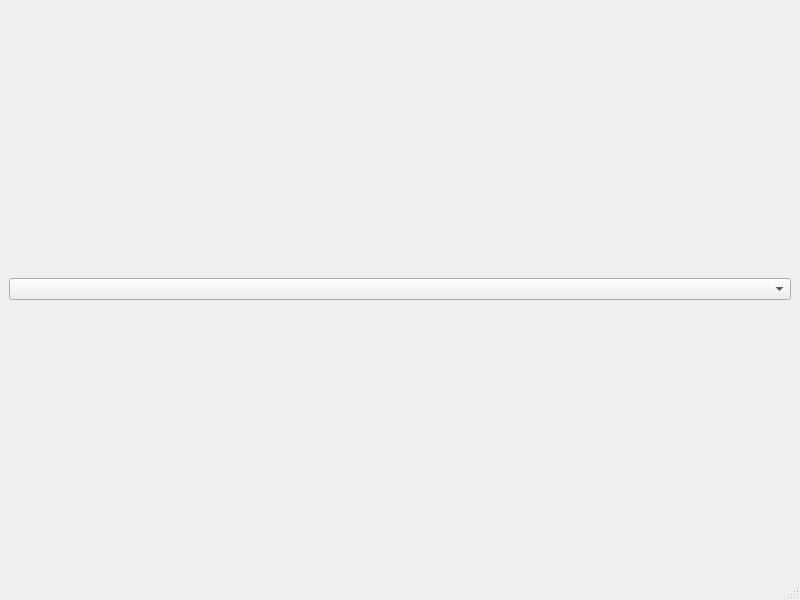
<?xml version="1.0" encoding="UTF-8"?>
<ui version="4.0">
 <class>meal_planning</class>
 <widget class="QMainWindow" name="meal_planning">
  <property name="geometry">
   <rect>
    <x>0</x>
    <y>0</y>
    <width>800</width>
    <height>600</height>
   </rect>
  </property>
  <property name="windowTitle">
   <string>meal_planning</string>
  </property>
  <widget class="QWidget" name="centralwidget">
   <layout class="QHBoxLayout" name="horizontalLayout">
    <item>
     <widget class="QComboBox" name="comboBox"/>
    </item>
   </layout>
  </widget>
  <widget class="QMenuBar" name="menubar">
   <property name="geometry">
    <rect>
     <x>0</x>
     <y>0</y>
     <width>800</width>
     <height>21</height>
    </rect>
   </property>
  </widget>
  <widget class="QStatusBar" name="statusbar"/>
 </widget>
 <resources/>
 <connections/>
</ui>
